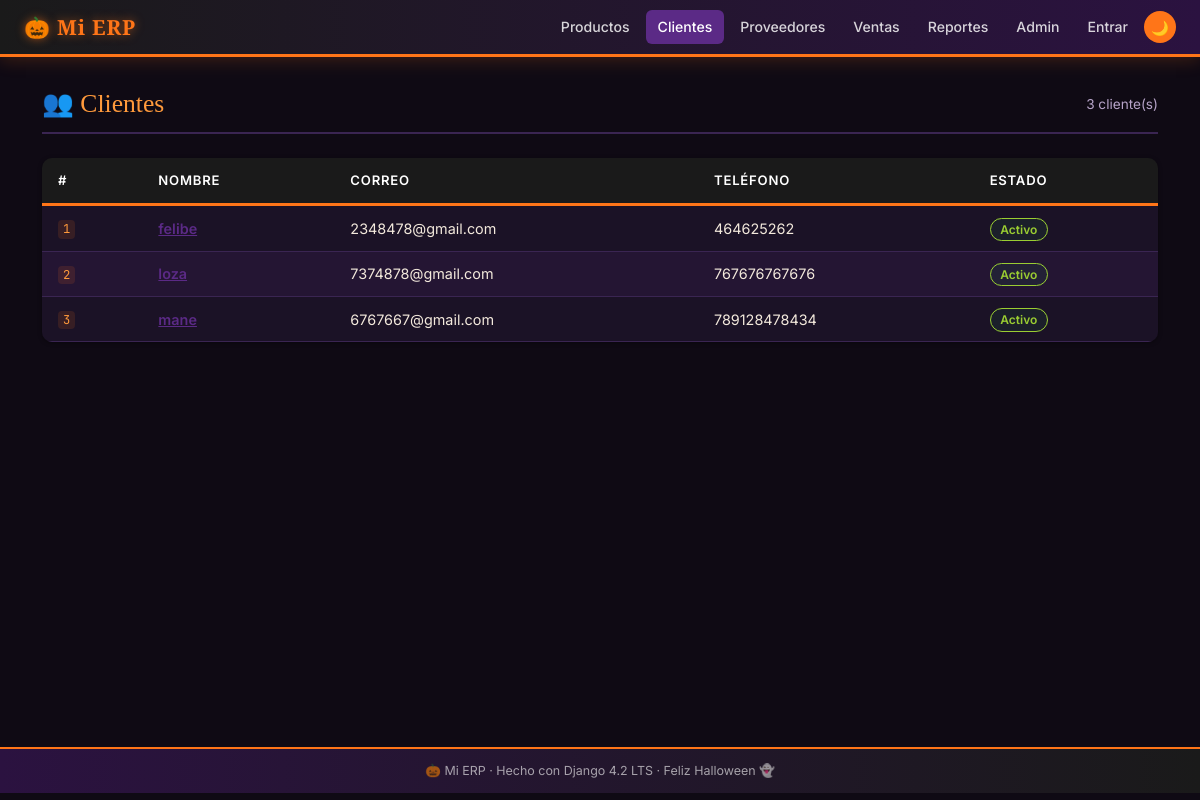
/clientes/, run on the app's committed database.
### clientes/models.py (models this page shows, shortened)
class Cliente(models.Model):
    nombre   = models.CharField(
        max_length=150, verbose_name='Nombre'
    )
    correo   = models.EmailField(
        unique=True, verbose_name='Correo electrónico'
    )
    telefono = models.CharField(
        max_length=20, blank=True, verbose_name='Teléfono'
    )
    activo   = models.BooleanField(
        default=True, verbose_name='Activo'
    )
    creado   = models.DateTimeField(
        auto_now_add=True, verbose_name='Fecha de registro'
    )
    class Meta:
        verbose_name        = 'Cliente'
        verbose_name_plural = 'Clientes'
        ordering            = ['nombre']

### clientes/views.py (the view)
# urls.py: path('',                          views.ClienteListView.as_view(),   name='lista'),
class ClienteListView(ListView):
    model               = Cliente
    template_name       = 'clientes/lista.html'
    context_object_name = 'clientes'
    paginate_by         = 20
    def get_queryset(self):
        return Cliente.objects.filter(activo=True).order_by('nombre')

### clientes/templates/clientes/lista.html (shortened to what this page needs)
{% extends "base.html" %}
{% block nav_clientes %}active{% endblock %}
{% block content %}
<div class="erp-page-title">
    <h2>👥 Clientes</h2>
    <span style="margin-left:auto;color:var(--clr-muted);font-size:.85rem;">
        {{ page_obj.paginator.count }} cliente(s)
    </span>
</div>
{% if clientes %}
<table class="erp-table">
    <thead>
        <tr>
            <th>#</th><th>Nombre</th><th>Correo</th>
            <th>Teléfono</th><th>Estado</th>
        </tr>
    </thead>
    <tbody>
        {% for c in clientes %}
        <tr>
            <td><code>{{ c.pk }}</code></td>
            <td>
                <a href="{% url 'clientes:detalle' c.pk %}"
                   style="color:var(--clr-royal);font-weight:600;">
                    {{ c.nombre }}
                </a>
            </td>
            <td>{{ c.correo }}</td>
            <td>{{ c.telefono|default:"—" }}</td>
            <td>
                {% if c.activo %}
                    <span class="badge-erp-active">Activo</span>
                {% else %}
                    <span class="badge-erp-inactive">Inactivo</span>
                {% endif %}
            </td>
        </tr>
        {% endfor %}
    </tbody>
</table>
{% else %}
<div class="erp-alert-info">No hay clientes registrados aún.</div>
{% endif %}
{% endblock %}

### templates/base.html (style rules this page uses)
:root, [data-theme="light"] { --clr-navy : #0A2342; --clr-royal : #1B4F8A; --clr-sky : #4A90D9; --clr-ice : #E8F0FB; --clr-gold : #B8860B; --clr-amber : #D4A017; --clr-cream : #FDF8E8; --clr-bg : #F5F7FA; --clr-surface: #FFFFFF; --clr-text : #1A1A2E; --clr-muted : #5A6A7E; --clr-border : #C8D8EC; --clr-danger : #C0392B; --clr-ok : #1A7A4A; --shadow-sm : 0 1px 4px rgba(10,35,66,.08); --shadow-md : 0 4px 16px rgba(10,35,66,.12); }
[data-theme="halloween"] { --clr-navy : #1A1A1A; --clr-royal : #5B2A86; --clr-sky : #FF9A3C; --clr-ice : #241533; --clr-gold : #FF7518; --clr-amber : #FFA64D; --clr-cream : #2B1A10; --clr-bg : #0F0A14; --clr-surface: #1B1226; --clr-text : #F3E9DC; --clr-muted : #B7A4C9; --clr-border : #3A2552; --clr-danger : #FF4D4D; --clr-ok : #9ACD32; --shadow-sm : 0 1px 4px rgba(0,0,0,.4); --shadow-md : 0 4px 16px rgba(255,117,24,.18); }
*, *::before, *::after { box-sizing: border-box; }
body { font-family: 'Inter','Segoe UI',sans-serif; font-size: 15px; background: var(--clr-bg); color: var(--clr-text); line-height: 1.6; transition: background .25s, color .25s; margin: 0; }
.erp-table { width: 100%; border-collapse: separate; border-spacing: 0; border-radius: 10px; overflow: hidden; box-shadow: var(--shadow-sm); }
.erp-table thead th { background: var(--clr-navy); color: #FFF; font-weight: 600; font-size: .82rem; text-transform: uppercase; letter-spacing: .06em; padding: .75rem 1rem; border-bottom: 3px solid var(--clr-gold); }
.erp-table tbody td { background: var(--clr-surface); padding: .65rem 1rem; border-bottom: 1px solid var(--clr-border); font-size: .9rem; }
.erp-table tbody tr:nth-child(even) td { background: var(--clr-ice); }
.badge-erp-active { background: rgba(26,122,74,.12); color: var(--clr-ok); border: 1px solid currentColor; font-size: .75rem; padding: .2rem .6rem; border-radius: 20px; font-weight: 600; }
.erp-page-title { display: flex; align-items: center; gap: 1rem; margin-bottom: 1.5rem; padding-bottom: .75rem; border-bottom: 2px solid var(--clr-border); }
.erp-page-title h2 { font-family: 'Playfair Display',serif; font-size: 1.6rem; color: var(--clr-navy); margin: 0; }
[data-theme="dark"] .erp-page-title h2, [data-theme="halloween"] .erp-page-title h2 { color: var(--clr-sky); }
code, .mono { font-family: 'JetBrains Mono',Consolas,monospace; font-size: .85em; color: var(--clr-royal); background: var(--clr-ice); padding: .1em .4em; border-radius: 4px; }
[data-theme="halloween"] code, [data-theme="halloween"] .mono { color: var(--clr-sky); background: rgba(255,117,24,.12); }

### data on the page
Cliente: pk "1", nombre "felibe", correo "2348478@gmail.com", telefono "464625262", activo "Activo"
Cliente: pk "2", nombre "loza", correo "7374878@gmail.com", telefono "767676767676", activo "Activo"
Cliente: pk "3", nombre "mane", correo "6767667@gmail.com", telefono "789128478434", activo "Activo"

### other printed values
{{ page_obj.paginator.count }} "3"
